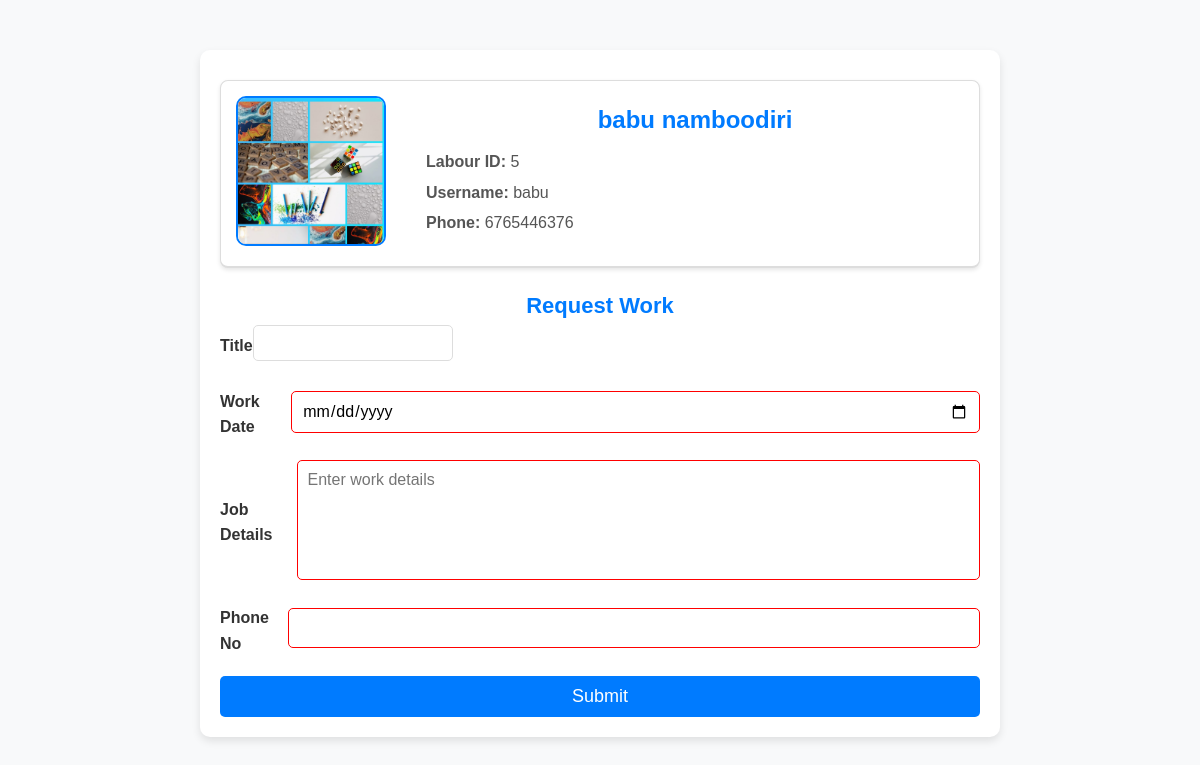
Page /user/sendrequest/5/ on the committed database.
### my_admin/models.py (models this page shows, shortened)
class LabourDetails(models.Model):
    gender=[
        ('MALE','male'),
        ('FEMALE','female'),
        ('OTHER','other')
    ]
    name=models.CharField(max_length=50,null=True,blank=True)
    age=models.DateField(null=True,blank=True)
    gender=models.CharField(max_length=50,null=True,blank=True,choices=gender)
    aadhar_no=models.IntegerField(null=True,blank=True)
    skills=models.CharField(max_length=600,null=True,blank=True)
    phone=models.CharField(max_length=20,null=True,blank=True)
    alternative_phone=models.CharField(max_length=20,null=True,blank=True)
    user_details=models.OneToOneField(LoginDetails,models.CASCADE,null=True,blank=True)
    photo = models.ImageField(null=True, blank=True, upload_to='labour_gallery')
    id_image = models.ImageField(null=True, blank=True, upload_to='labour_gallery')
    ration_card = models.ImageField(null=True, blank=True, upload_to='labour_gallery')
    updated_at = models.DateTimeField(auto_now_add=True)
    created_at = models.DateTimeField(auto_now_add=True)

### log_manager/models.py (models this page shows)
class LoginDetails(AbstractUser):
    USER_TYPE_CHOICES = [
        ('ADMIN', 'admin'),
        ('POLICESTATION', 'policestation'),
        ('USER', 'user'),
        ('LABOUR', 'labour'),
    ]
    user_type = models.CharField(max_length=22, choices=USER_TYPE_CHOICES, blank=True, null=True)
    status = models.CharField(default='pending', max_length=10, choices=[
        ('pending', 'Pending'),
        ('verified', 'Verified'),
        ('rejected', 'Rejected'),
    ])
    is_active = models.BooleanField(default=True)
    created_at = models.DateTimeField(auto_now_add=True)
    updated_at = models.DateTimeField(auto_now=True)

### public/views.py (the view, shortened to what this page needs)
# urls.py: path('sendrequest/<int:id>/',RequestLabours.as_view(),name='request_worker'),
class RequestLabours(View):
    def get(self, request, id):
        labours = get_object_or_404(LabourDetails, pk=id)
        return render(request, 'user/request_labour.html', {'lab': labours})

### template/user/request_labour.html (shortened to what this page needs)
{% load static %}
<!DOCTYPE html>
<html lang="en">
<head>
    <link rel="stylesheet" href="{% static 'css/user_home.css' %}">
</head>
<body>
</body>
</html>
<div class="labour-container">
    <div class="labour-profile">
        <img src="{{ lab.photo.url }}" alt="Labour Photo">
        <div class="labour-details">
            <h2>{{ lab.name }}</h2>
            <p><strong>Labour ID:</strong> {{ lab.id }}</p>
            <p><strong>Username:</strong> {{ lab.user_details.username }}</p>
            <p><strong>Phone:</strong> {{ lab.phone }}</p>
        </div>
    </div>
    <div class="job-request-form">
        <h3>Request Work</h3>
        <form method="POST">
            <div class="form-group">
                <label for="title">Title</label>
                <input type="text" id="title" name="title" required>
            </div>
            <div class="form-group">
                <label for="work_date">Work Date</label>
                <input type="date" id="work_date" name="work_date" required>
            </div>
            <div class="form-group">
                <label for="work_description">Job Details</label>
                <textarea id="work_description" name="work_description" placeholder="Enter work details" required></textarea>
            </div>
            <div class="form-group">
                <label for="contact">Phone No</label>
                <input type="number" id="contact" name="contact" required>
            </div>
            <button type="submit" class="submit-btn">Submit</button>
        </form>
    </div>
</div>

### static/css/user_home.css (style rules this page uses)
* { font-family: 'Poppins', sans-serif; }
body { margin: 0; padding: 0; background-color: #f4f4f9; color: #333; line-height: 1.6; }
.form-group { display: flex; align-items: center; }
.form-group input[type="text"] { padding: 8px; border: 1px solid #ddd; border-radius: 5px; margin-right: 10px; width: 200px; }
body { font-family: Arial, sans-serif; background-color: #f4f4f4; margin: 0; padding: 0; }
.labour-profile { background-color: #fff; border: 1px solid #ddd; border-radius: 8px; padding: 15px; margin: 10px 0; box-shadow: 0 2px 4px rgba(0, 0, 0, 0.1); display: flex; align-items: center; }
.labour-profile img { border-radius: 50%; margin-right: 20px; }
.labour-profile p { margin: 5px 0; font-size: 16px; color: #333; }
.form-group { margin-bottom: 15px; }
.form-group label { display: block; font-size: 16px; color: #333; margin-bottom: 5px; }
.form-group textarea { width: 100%; padding: 10px; font-size: 14px; border: 1px solid #ddd; border-radius: 5px; resize: vertical; }
body { font-family: Arial, sans-serif; background-color: #f8f9fa; margin: 0; padding: 0; }
.labour-container { max-width: 800px; margin: 50px auto; background: white; padding: 20px; box-shadow: 0 4px 8px rgba(0, 0, 0, 0.1); border-radius: 10px; }
.labour-profile { display: flex; align-items: center; gap: 20px; border-bottom: 2px solid #ddd; padding-bottom: 20px; }
.labour-profile img { width: 150px; height: 150px; border-radius: 10px; object-fit: cover; border: 2px solid #007bff; }
.labour-details { flex: 1; }
.labour-details h2 { color: #007bff; font-size: 24px; margin-bottom: 10px; }
.labour-details p { font-size: 16px; color: #555; margin: 5px 0; }
.job-request-form { margin-top: 20px; }
.job-request-form h3 { text-align: center; color: #007bff; font-size: 22px; }
.form-group label { display: block; font-weight: bold; margin-bottom: 5px; }
.form-group input, .form-group textarea { width: 100%; padding: 10px; border: 1px solid #ddd; border-radius: 5px; font-size: 16px; }
.form-group textarea { height: 100px; resize: none; }
.submit-btn { width: 100%; padding: 10px; background-color: #007bff; color: white; border: none; border-radius: 5px; font-size: 18px; cursor: pointer; }
.form-group textarea { height: 120px; resize: none; }
.submit-btn { width: 100%; padding: 10px; background-color: #007bff; color: white; border: none; border-radius: 5px; font-size: 18px; cursor: pointer; transition: background 0.3s; }
* { margin: 0; padding: 0; box-sizing: border-box; }
h2 { text-align: center; font-size: 2em; color: #333; margin-bottom: 20px; }
label { display: block; font-weight: bold; margin-top: 10px; font-size: 1.1em; color: #333; }
input:invalid, textarea:invalid, select:invalid { border-color: red; }

### rows in the picture
LabourDetails: photo (picture), name "babu namboodiri", id "5", user_details.username "babu", phone "6765446376"
